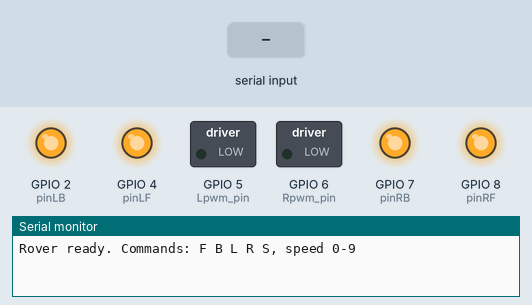
A sketch run on a simulated ESP32-S3. On the bench: switched loads named in the sketch (green lamp = pin HIGH), output pins drawn as LEDs (lit = HIGH), the last lines printed to the serial monitor. Inputs (shaded band) come from the test bench.

Above: at 1.2 s.
1.3 s: "90,45\n" received over Serial
At 1.9 s:
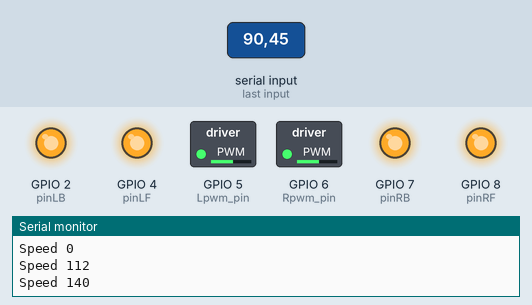
2.8 s: "F90\n" received over Serial
At 4.0 s:
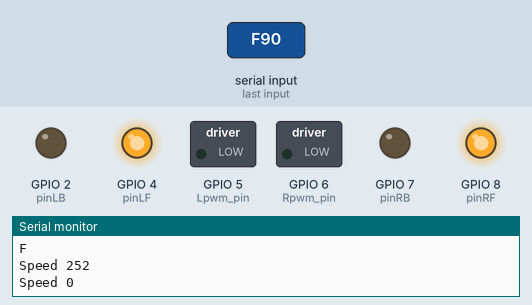
4.3 s: "B90\n" received over Serial
At 5.3 s:
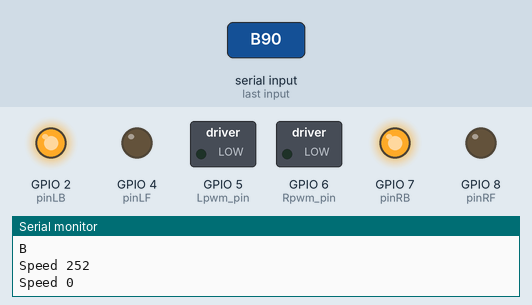
5.8 s: "L90\n" received over Serial
At 6.5 s:
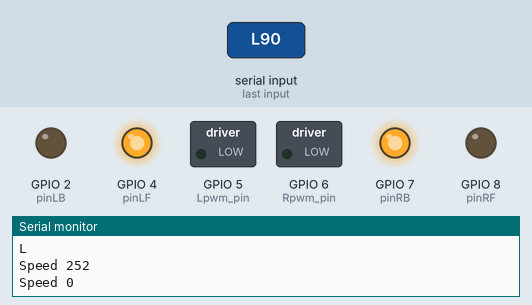
7.3 s: "R90\n" received over Serial
At 7.6 s:
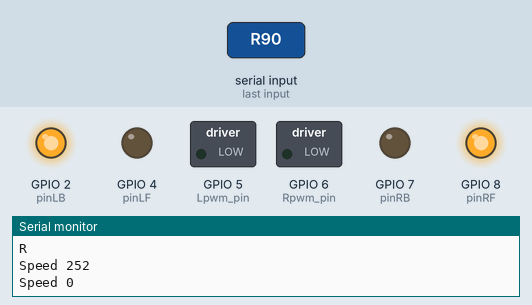
8.8 s: "30,150\n" received over Serial
Timing chart, 0 to 11.3 s (numbered marks = the images above; inputs shaded):
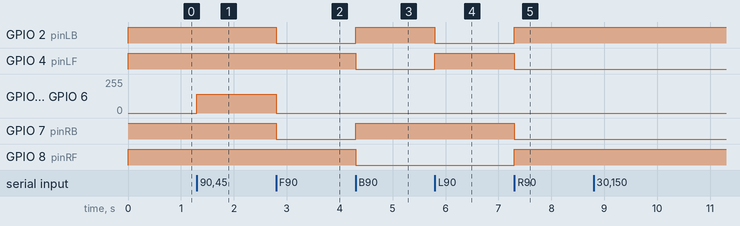

The sketch:

Uno_Rover_Commad.ino
```cpp
// Rover Lesson-12 motors + Serial commands for ESP32 later
// Commands (one letter, then Enter): F B L R S
// Optional: 0-9 sets speed (0=stop PWM, 9=near full)

#define Lpwm_pin 5   // ENA
#define Rpwm_pin 6   // ENB
#define pinLB 2      // IN1
#define pinLF 4      // IN2
#define pinRB 7      // IN3
#define pinRF 8      // IN4

unsigned char speedPwm = 120;

void Set_Speed(unsigned char pwm) {
  analogWrite(Lpwm_pin, pwm);
  analogWrite(Rpwm_pin, pwm);
}

void advance() {
  digitalWrite(pinRB, LOW);
  digitalWrite(pinRF, HIGH);
  digitalWrite(pinLB, LOW);
  digitalWrite(pinLF, HIGH);
}

void back() {
  digitalWrite(pinRB, HIGH);
  digitalWrite(pinRF, LOW);
  digitalWrite(pinLB, HIGH);
  digitalWrite(pinLF, LOW);
}

void turnR() {
  digitalWrite(pinRB, LOW);
  digitalWrite(pinRF, HIGH);
  digitalWrite(pinLB, HIGH);
  digitalWrite(pinLF, LOW);
}

void turnL() {
  digitalWrite(pinRB, HIGH);
  digitalWrite(pinRF, LOW);
  digitalWrite(pinLB, LOW);
  digitalWrite(pinLF, HIGH);
}

void stopp() {
  digitalWrite(pinRB, HIGH);
  digitalWrite(pinRF, HIGH);
  digitalWrite(pinLB, HIGH);
  digitalWrite(pinLF, HIGH);
  Set_Speed(0);
}

void setup() {
  pinMode(pinLB, OUTPUT);
  pinMode(pinLF, OUTPUT);
  pinMode(pinRB, OUTPUT);
  pinMode(pinRF, OUTPUT);
  pinMode(Lpwm_pin, OUTPUT);
  pinMode(Rpwm_pin, OUTPUT);
  stopp();

  Serial.begin(9600);
  Serial.println("Rover ready. Commands: F B L R S, speed 0-9");
}

void loop() {
  if (!Serial.available()) return;

  char c = Serial.read();
  if (c >= 'a' && c <= 'z') c -= 32;  // uppercase

  if (c >= '0' && c <= '9') {
    speedPwm = (c - '0') * 28;  // 0..252
    Set_Speed(speedPwm);
    Serial.print("Speed ");
    Serial.println(speedPwm);
    return;
  }

  switch (c) {
    case 'F':
      Set_Speed(speedPwm);
      advance();
      Serial.println("F");
      break;
    case 'B':
      Set_Speed(speedPwm);
      back();
      Serial.println("B");
      break;
    case 'L':
      Set_Speed(speedPwm);
      turnL();
      Serial.println("L");
      break;
    case 'R':
      Set_Speed(speedPwm);
      turnR();
      Serial.println("R");
      break;
    case 'S':
      stopp();
      Serial.println("S");
      break;
    default:
      break;
  }
}
```

Measured:
- after the input at 1.3 s, GPIO 5 (Lpwm_pin), GPIO 6 (Rpwm_pin): 0/255 → 140/255 at once
- after the input at 2.8 s, GPIO 2 (pinLB), GPIO 7 (pinRB): HIGH → LOW at once; GPIO 5 (Lpwm_pin), GPIO 6 (Rpwm_pin): 140/255 → 0/255 at once
- after the input at 4.3 s, GPIO 2 (pinLB), GPIO 7 (pinRB): LOW → HIGH at once; GPIO 4 (pinLF), GPIO 8 (pinRF): HIGH → LOW at once
- after the input at 5.8 s, GPIO 2 (pinLB): HIGH → LOW at once; GPIO 4 (pinLF): LOW → HIGH at once
- after the input at 7.3 s, GPIO 2 (pinLB), GPIO 8 (pinRF): LOW → HIGH at once; GPIO 4 (pinLF), GPIO 7 (pinRB): HIGH → LOW at once
